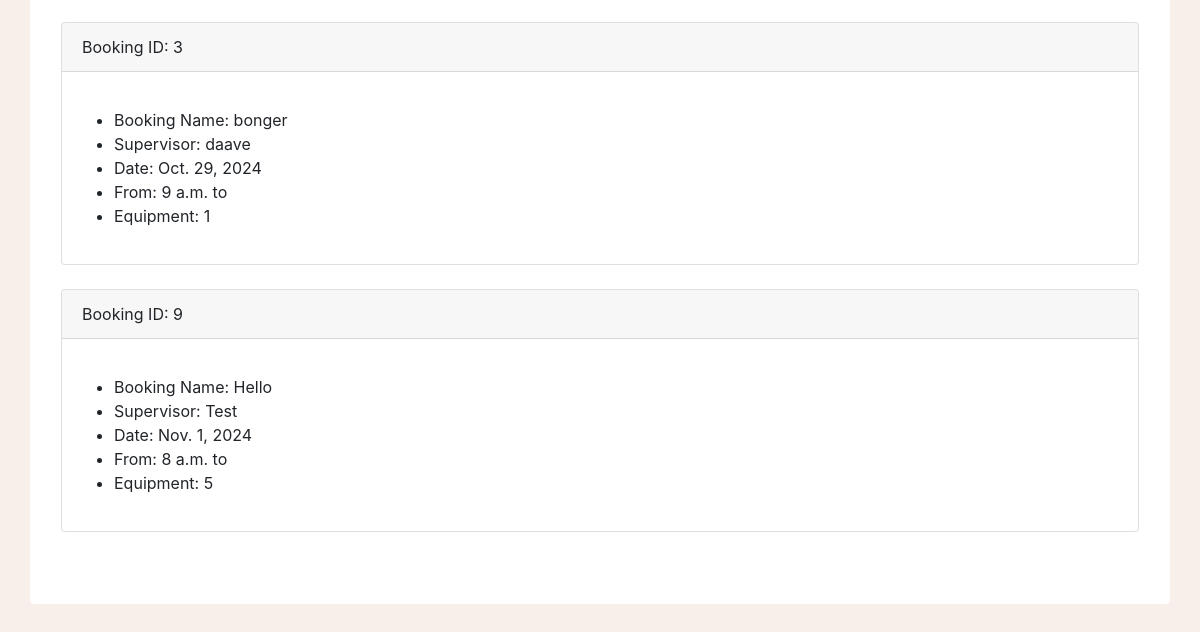
/MCalendar/archive/ (signed in, lower part), run on an earlier commit of the app's database.
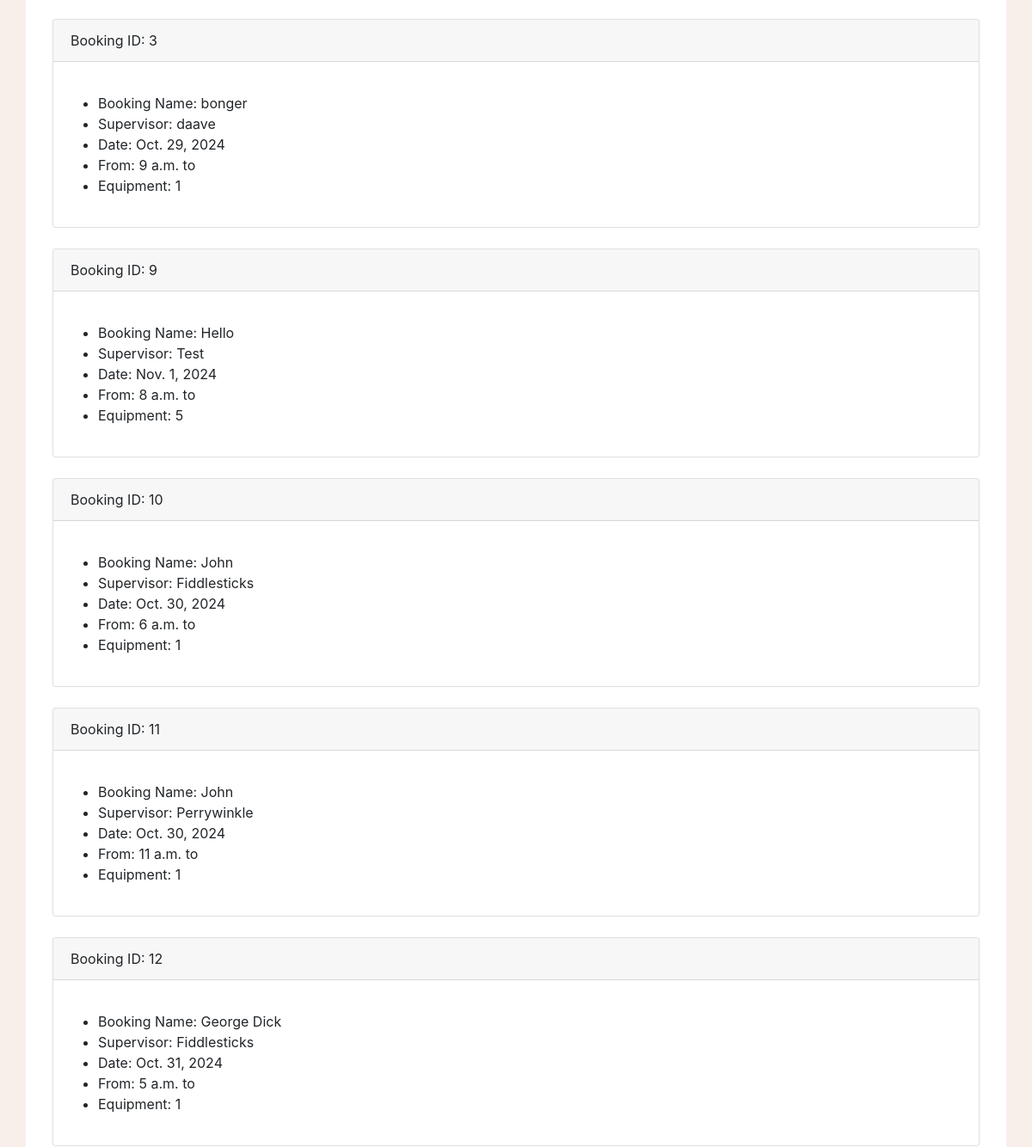
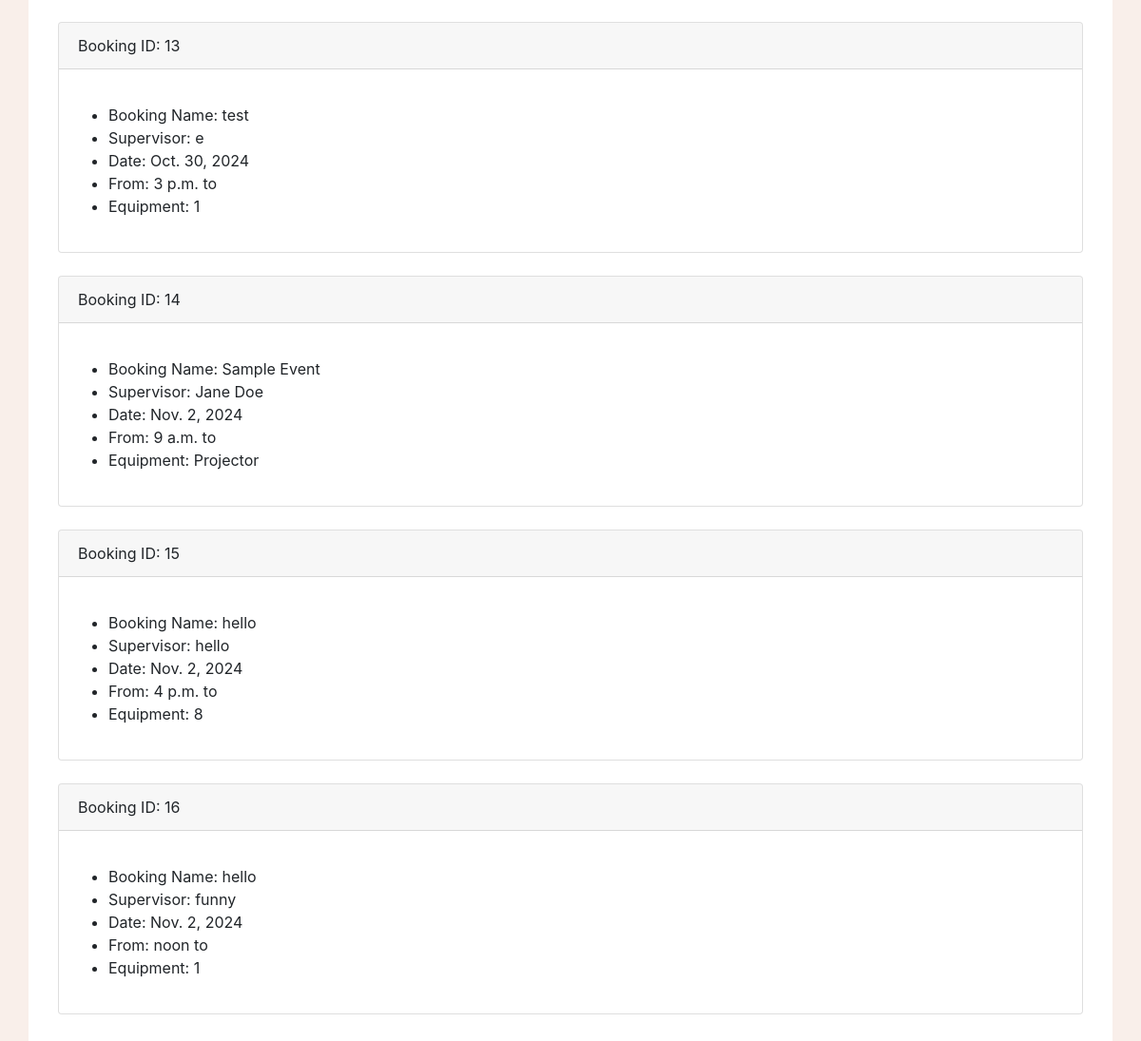
And on a later commit of the database (2 pictures, top to bottom).
### MCalendar/models.py (models this page shows, shortened)
class Event(models.Model):
    bookingName = models.CharField(max_length=80)
    supervisorName = models.CharField(max_length=80)
    bookingDate = models.DateField()
    startTime = models.TimeField()
    finishTime = models.TimeField()
    comments = models.TextField(max_length = 1000)
    equipment = models.CharField(max_length=100, default='Not specified')
    totalTime = models.IntegerField(default=0)

### MCalendar/views.py (the view)
# urls.py: path("archive/", views.archivePage, name="archivePage"),
def archivePage(request):
    if request.user.is_superuser:
        eventList = Event.objects.all()
        equipmentList = Equipment.objects.all()
        bookingName = request.GET.get('bookingName')
        supervisorName = request.GET.get('supervisorName')
        dateMin = request.GET.get('dateMin')
        dateMax = request.GET.get('dateMax')
        equipment = request.GET.get('equipment')
        if archiveValidQuery(bookingName):
            eventList = eventList.filter(bookingName__icontains=bookingName)
        if archiveValidQuery(supervisorName):
            eventList = eventList.filter(supervisorName__icontains=supervisorName)
        if archiveValidQuery(dateMin):
            eventList = eventList.filter(bookingDate__gte=dateMin)
        if archiveValidQuery(dateMax):
            eventList = eventList.filter(bookingDate__lte=dateMax)
        if archiveValidQuery(equipment) and equipment != 'Select...':
            eventList = eventList.filter(equipment__name=equipment)
        context = {
            'eventList': eventList,
            'equipmentList': equipmentList
        }
        return render(request, 'archive.html', context)
    else:
        messages.success(request, "Please log in before entering that page! Admin access only.")
        logout(request)
        return redirect("loginPage")

### MCalendar/models.py (called while the page is built)
    def __str__(self):
        return self.equipmentName

### MCalendar/views.py (called while the page is built)
def archiveValidQuery(param):
    return param != '' and param is not None

### MCalendar/templates/archive.html (shortened to what this page needs)
{% load static %}
<head>
    <link rel="stylesheet" href="https://cdnjs.cloudflare.com/ajax/libs/jquery/3.2.1/jquery.min.js">
    <link rel="stylesheet" href="https://cdn.jsdelivr.net/npm/bootstrap@5.0.0-alpha1/dist/js/bootstrap.bundle.min.js">
    <link rel="stylesheet" href="https://cdn.jsdelivr.net/npm/bootstrap@5.0.0-alpha1/dist/css/bootstrap.min.css">
    <link rel="stylesheet" href="https://cdn.jsdelivr.net/npm/bootstrap@4.6.2/dist/css/bootstrap.min.css">
    <link rel="stylesheet" href="{% static 'global.css' %}">
</head>
<body>
<div class="container rounded bg-white mt-5 mb-5">
    <div class="row">
        <div class="col-md-12">
            <div class="p-3 py-5">
                {% for event in eventList %}
                <div class="card">
                    <div class="card-header">
                        Booking ID: {{ event.id }}
                    </div>
                    <div class="card-body">
                        <p class="card-text">
                            <ul>
                                <li>Booking Name: {{ event.bookingName }}</li>
                                <li>Supervisor: {{ event.supervisorName }}</li>
                                <li>Date: {{ event.bookingDate }}</li>
                                <li>From: {{ event.startTime }} to {{ event.allotedTime }}</li>
                                <li>Equipment: {{ event.equipment }}</li>
                            </ul>
                        </p>
                    </div>
                </div>
                <br>
                {% endfor %}
            </div>
        </div>
    </div>
</div>
<br>
</body>

What changed in the data, as far as the page shows it:
added Event: id "10", bookingName "John", supervisorName "Fiddlesticks", bookingDate "Oct. 30, 2024", startTime "6 a.m.", equipment "1"
added Event: id "11", bookingName "John", supervisorName "Perrywinkle", bookingDate "Oct. 30, 2024", startTime "11 a.m.", equipment "1"
added Event: id "12", bookingName "George Dick", supervisorName "Fiddlesticks", bookingDate "Oct. 31, 2024", startTime "5 a.m.", equipment "1"
added Event: id "13", bookingName "test", supervisorName "e", bookingDate "Oct. 30, 2024", startTime "3 p.m.", equipment "1"
added Event: id "14", bookingName "Sample Event", supervisorName "Jane Doe", bookingDate "Nov. 2, 2024", startTime "9 a.m.", equipment "Projector"
added Event: id "15", bookingName "hello", supervisorName "hello", bookingDate "Nov. 2, 2024", startTime "4 p.m.", equipment "8"
added Event: id "16", bookingName "hello", supervisorName "funny", bookingDate "Nov. 2, 2024", startTime "noon", equipment "1"
